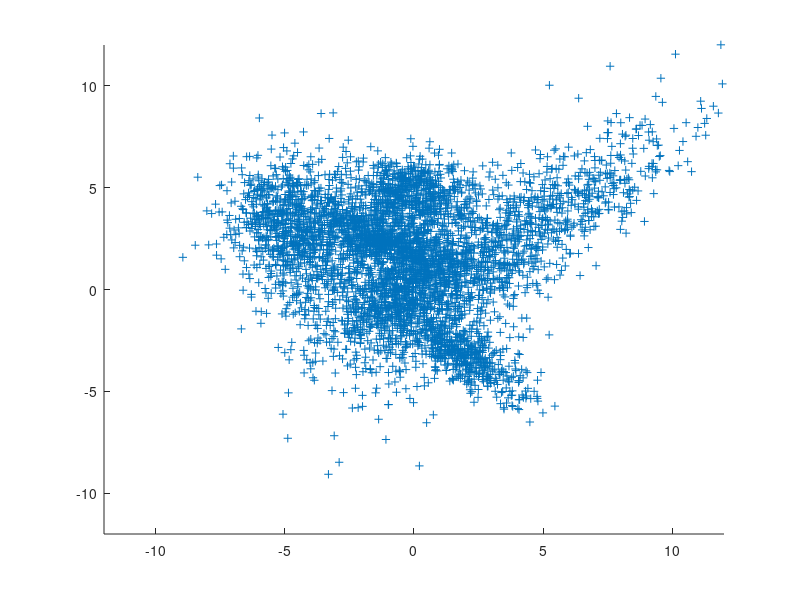
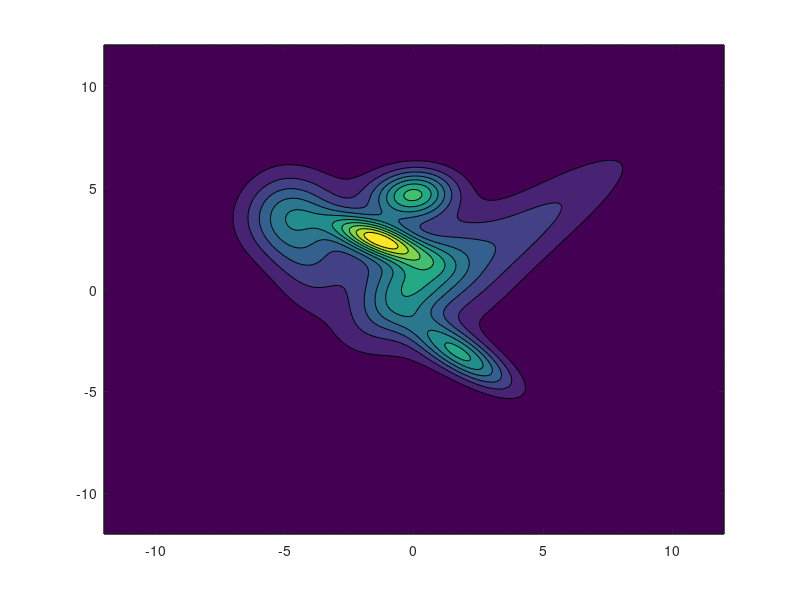
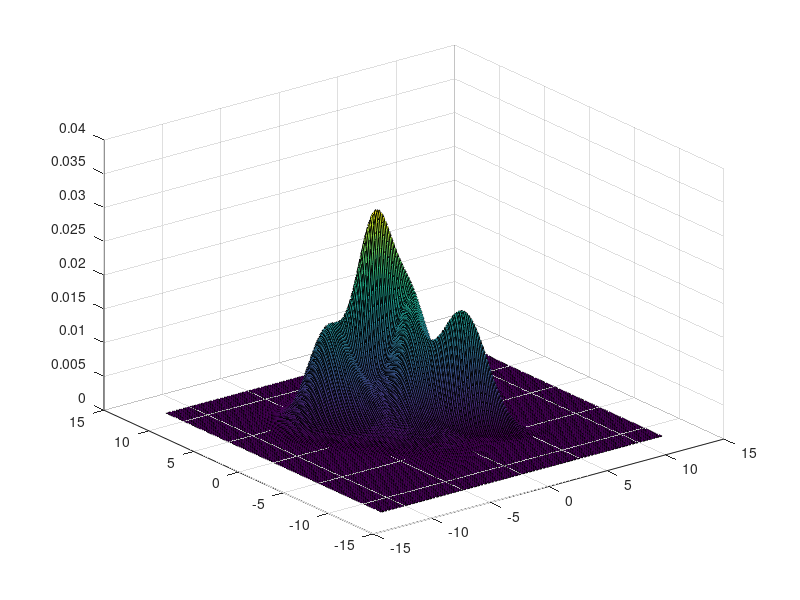

Recreate these plots in MATLAB, in order. (Note: this script raises an error after producing the figures.)
if ~exist('data_ofiles','var')
    data_ofiles = 'data0';
end
if ~exist('DIMS','var')
    DIMS = 2; % dimension of data
end

N_MIX = 10; % number of mixture components
N_SAMP_MIX = 1E5; % samples per mixture component
N_SAMP = N_SAMP_MIX*N_MIX; % total number of samples


sigmas = zeros(DIMS,DIMS,N_MIX);
mus = zeros(DIMS,N_MIX);
samples = nan(N_SAMP,DIMS);
if DIMS==2
    [X1,X2] = meshgrid(linspace(-12,12,200),linspace(-12,12,200));
    Z = zeros(size(X1));
end
for i=1:N_MIX
    A = (rand+1)*2*rand(DIMS)-1; 
    A = A*A'+diag(rand(DIMS,1));
    sigmas(:,:,i) = A;
    B = 10*rand(1,DIMS)-5;
    mus(:,i) = B;
    if DIMS==2
        Z = Z + reshape(mvnpdf([X1(:) X2(:)],B, A),size(X1))/N_MIX;
    end
    samples((i-1)*(N_SAMP_MIX)+1:i*(N_SAMP_MIX),:) = mvnrnd(B, A,N_SAMP_MIX);
end
if DIMS==2 % plot if in 2d
    h1 = figure;
    r=randi(N_SAMP,5000,1);
    scatter(samples(r,1),samples(r,2),'+');
    axis([-12 12 -12 12]);
    saveas(h1, ['../Data/' data_ofiles '-sample.fig']);
    h2 = figure; 
    contourf(X1,X2,Z);
    saveas(h2, ['../Data/' data_ofiles '-contour.fig']);
    h3 = figure; 
    surf(X1,X2,Z);
    saveas(h3, ['../Data/' data_ofiles '-surf.fig']);
end
samplesr = samples(randperm(length(samples)),:);
save(['../Data/' data_ofiles],'sigmas','mus','samples','samplesr');
dlmwrite(['../Data/' data_ofiles '.txt'], samplesr, 'delimiter', '\t', 'precision', 5);